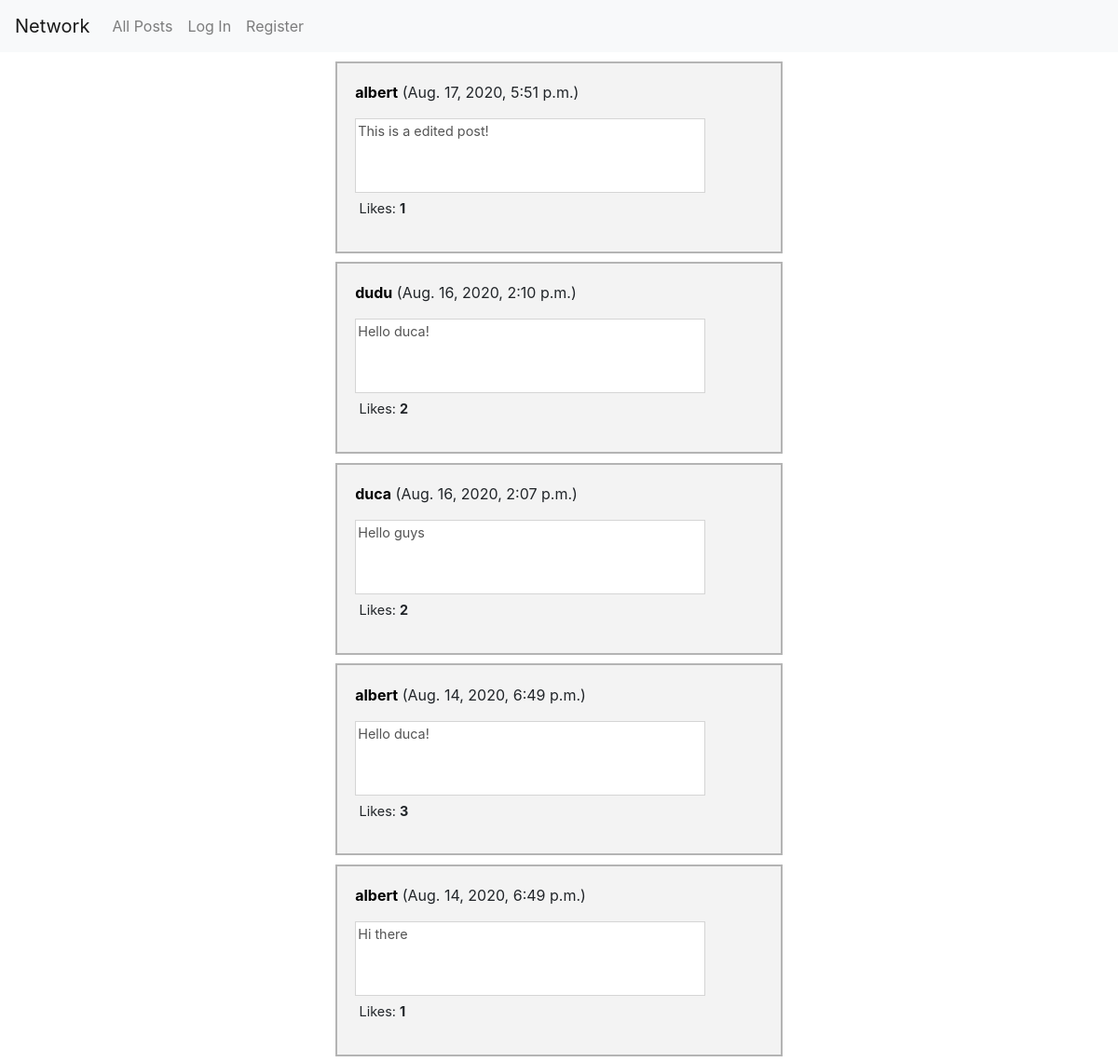
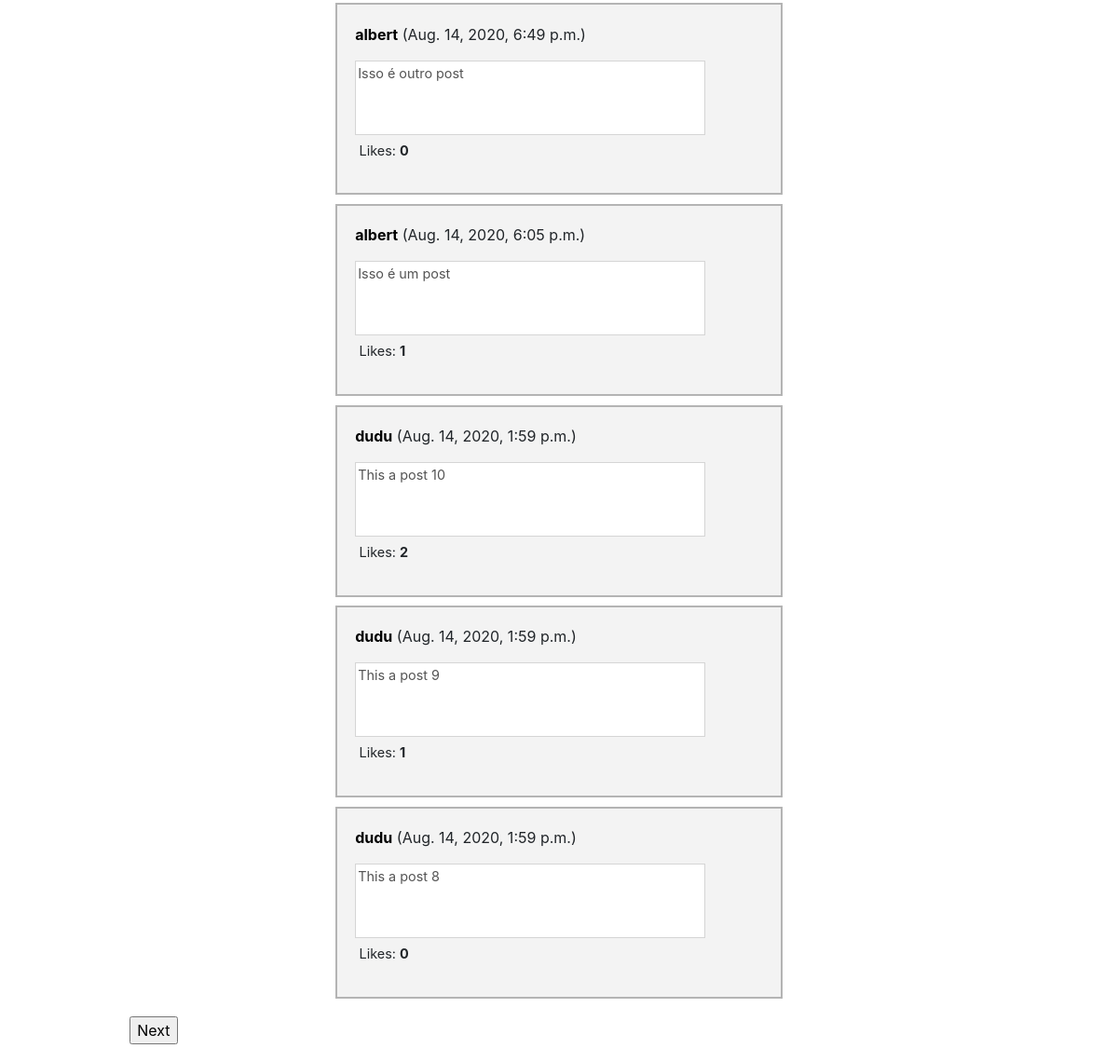
The page / on the database its author committed (2 pictures, top to bottom).
### network/models.py (models this page shows, shortened)
class Post(models.Model):
    post_content = models.TextField(max_length=512, blank=False)
    post_likes = models.ManyToManyField(Like, blank=True, related_name='Post')
    post_date = models.DateTimeField(default=timezone.now, verbose_name='date posted')
    class Meta:
        verbose_name = "Post"
        verbose_name_plural = "Posts"

class User(AbstractUser):
    posts_owner = models.ManyToManyField(Post, blank=True, related_name='owner')
    likes_owner = models.ManyToManyField(Like, blank=True, related_name='owner')
    def __str__(self):
        return self.username

### network/views.py (the view)
# urls.py: path("", views.index, name="index"),
def index(request, start=0, end=10, mode='loadIndex'):
    if request.method == 'GET' or mode == 'loadPosts':
        posts_info = getPostsInfo(request, start, end)
        loadPlus = getLoadPlus(end)
        loadMinus = getLoadMinus(start)
        start+= 10
        return render(request, "network/index.html", {
            'posts_info': posts_info,
            'start': start,
            'loadPlus': loadPlus,
            'loadMinus': loadMinus
        })
    content = request.POST.get('textarea')
    user = request.user
    createPost(content, user)
    return HttpResponseRedirect(reverse("index"))

### network/views.py (called while the page is built)
def getPostsInfo(request, start, end):
    posts = Post.objects.order_by('pk').reverse()[start:end]
    posts_info = checkPosts(request, posts)
    return posts_info

def checkPosts(request, posts):
    posts_info = getInfo_of_posts(request, posts)
    return posts_info

def getInfo_of_posts(request, posts):
    posts_info = []
    user = request.user
    for post in posts:
        post_line = getPostLine(user, post)
        posts_info.append(post_line)
    return posts_info

def getPostLine(user, post):
    post_line = {}
    is_liked = getIsLiked(user, post)
    owner = getOwner(post)
    is_owner = getIsOwner(owner, user)
    numberOfLikes = getNumberOfLikes(post)
    post_line['post'] = post
    post_line['owner']= owner
    post_line['is_liked'] =  is_liked
    post_line['number_of_likes'] = numberOfLikes
    post_line['is_owner'] = is_owner
    return post_line

def getIsLiked(user, post):
    if(user.is_anonymous):
        return False
    else:
        likes = Like.objects.filter(owner=user, Post=post)
        if(len(likes) > 0):
            return True

def getIsOwner(owner, user):
    if owner == user:
        return True
    return False

def getOwner(post):
    owner = User.objects.filter(posts_owner=post).first()
    return owner

def getNumberOfLikes(post):
    numberOfLikes = len(Like.objects.filter(Post=post))
    return numberOfLikes

def getLoadMinus(start):
    if(start>=10):
        return True
    return False

def getLoadPlus(end):
    numberOfPosts = len(Post.objects.order_by('pk').reverse())
    if numberOfPosts - end >= 10:
        return True
    return False

### network/templates/network/index.html (shortened to what this page needs)
{% extends "network/layout.html" %}
{% load static %}
{% block body %}
    <div id="grand-post">
    {% for post in posts_info  %}
      <div id="div-{{ post.post.pk }}" class="list-posts">
        <p id="post-owner"><strong><a class="link-user" href="{% url 'userPage' post.owner.pk %}">{{ post.owner }}</a></strong> ({{ post.post.post_date }})</p>
        <textarea  id="textarea-{{ post.post.pk }}" class="post-content" disabled >{{ post.post.post_content }}</textarea>
        <div class="div-for-likes">
            <p class="p-like">Likes: <strong id="likes-{{ post.post.pk }}">{{ post.number_of_likes }}</strong></p>
        </div>
      </div>
    {% endfor %}
    {% if loadPlus %}
    <form action="{% url 'show10Posts' 'up' 'index' 0 %}" method="POST">
        <input type="submit" value="Next" id="load-posts-button">
    </form>
    {% endif %}
    </div>
{% endblock %}

### network/static/network/styleCSS.css (style rules this page uses)
.list-posts { width: 60vh; height: fit-content; background-color: rgb(243, 243, 243); margin: 0 auto; margin-top: 1%; border-style: solid; border-color: rgb(180, 180, 180); border-width: 2px; padding: 2%; }
#grand-post { display: block; margin-left: 10%; margin-right: 10%; width: 80%; }
.post-content:disabled { resize: none; background-color: white; width: 47vh; height: 10vh; font-size: 90%; }
.div-for-likes { display: flex; }
.p-like { font-size: 90%; padding-left: 1%; }
#load-posts-button { margin: 2%; }
.link-user { color: black; text-decoration: none; }

### rows shown on the page
Post: owner "albert", post.post_date "Aug. 17, 2020, 5:51 p.m.", post.pk "This is a edited post!", number_of_likes "1"
Post: owner "dudu", post.post_date "Aug. 16, 2020, 2:10 p.m.", post.pk "Hello duca!", number_of_likes "2"
Post: owner "duca", post.post_date "Aug. 16, 2020, 2:07 p.m.", post.pk "Hello guys", number_of_likes "2"
Post: owner "albert", post.post_date "Aug. 14, 2020, 6:49 p.m.", post.pk "Hello duca!", number_of_likes "3"
Post: owner "albert", post.post_date "Aug. 14, 2020, 6:49 p.m.", post.pk "Hi there", number_of_likes "1"
Post: owner "albert", post.post_date "Aug. 14, 2020, 6:49 p.m.", post.pk "Isso é outro post", number_of_likes "0"
Post: owner "albert", post.post_date "Aug. 14, 2020, 6:05 p.m.", post.pk "Isso é um post", number_of_likes "1"
Post: owner "dudu", post.post_date "Aug. 14, 2020, 1:59 p.m.", post.pk "This a post 10", number_of_likes "2"
Post: owner "dudu", post.post_date "Aug. 14, 2020, 1:59 p.m.", post.pk "This a post 9", number_of_likes "1"
Post: owner "dudu", post.post_date "Aug. 14, 2020, 1:59 p.m.", post.pk "This a post 8", number_of_likes "0"
